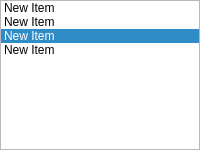
<?xml version="1.0" encoding="UTF-8"?>
<ui version="4.0">
 <class>Form</class>
 <widget class="QWidget" name="Form">
  <property name="geometry">
   <rect>
    <x>0</x>
    <y>0</y>
    <width>200</width>
    <height>150</height>
   </rect>
  </property>
  <property name="windowTitle">
   <string>Form</string>
  </property>
  <property name="styleSheet">
   <string notr="true"/>
  </property>
  <layout class="QGridLayout" name="gridLayout">
   <property name="leftMargin">
    <number>0</number>
   </property>
   <property name="topMargin">
    <number>0</number>
   </property>
   <property name="rightMargin">
    <number>0</number>
   </property>
   <property name="bottomMargin">
    <number>0</number>
   </property>
   <property name="spacing">
    <number>0</number>
   </property>
   <item row="0" column="0">
    <widget class="QListWidget" name="list">
     <property name="currentRow">
      <number>2</number>
     </property>
     <property name="class" stdset="0">
      <string>menu</string>
     </property>
     <item>
      <property name="text">
       <string>New Item</string>
      </property>
     </item>
     <item>
      <property name="text">
       <string>New Item</string>
      </property>
     </item>
     <item>
      <property name="text">
       <string>New Item</string>
      </property>
     </item>
     <item>
      <property name="text">
       <string>New Item</string>
      </property>
     </item>
    </widget>
   </item>
  </layout>
 </widget>
 <resources/>
 <connections/>
</ui>
